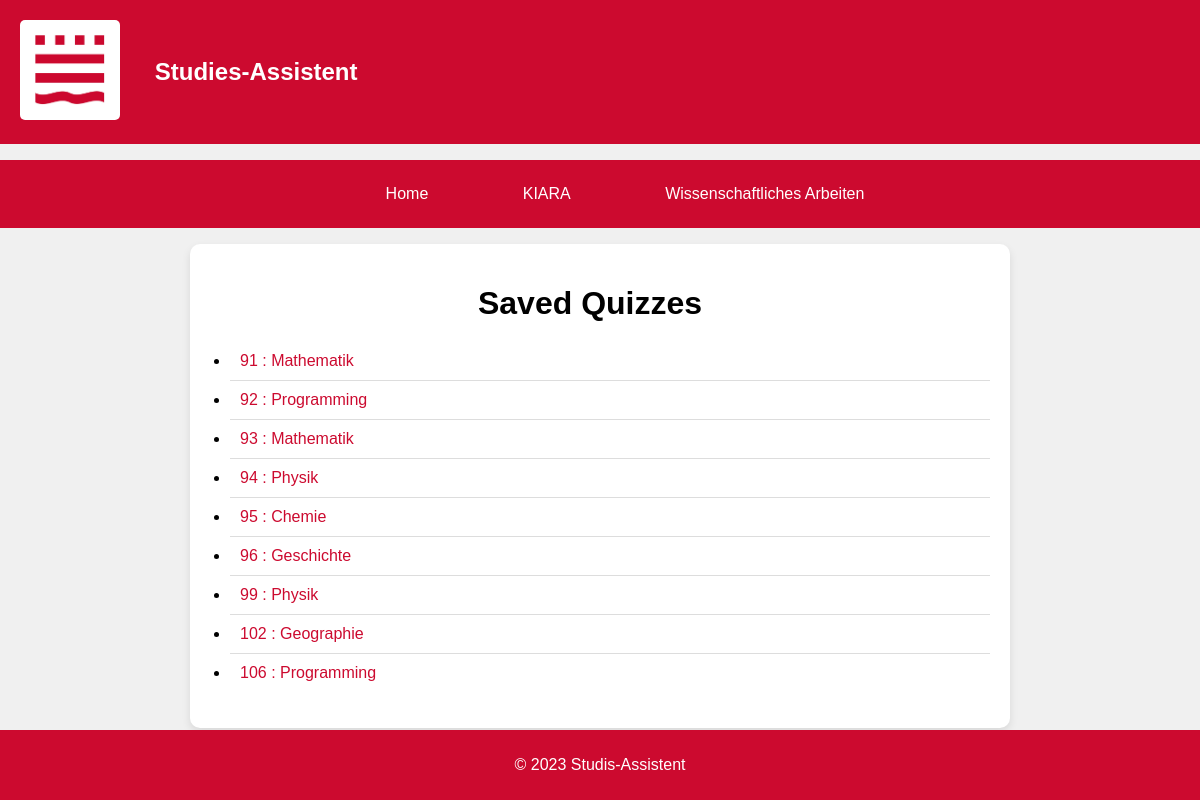
The app's page /saved_quizzes/ with its own data.
### quizzes/models.py (models this page shows, shortened)
class Quiz(models.Model):
    category = models.CharField(max_length=100)

### quizzes/views.py (the view)
# urls.py: path('saved_quizzes/', views.saved_quizzes, name='saved_quizzes'),
def saved_quizzes(request):
    quizzes = Quiz.objects.all()
    return render(request, 'quizzes/saved_quizzes.html', {'quizzes': quizzes})

### quizzes/templates/quizzes/saved_quizzes.html (shortened to what this page needs)
<!DOCTYPE html>
{% load static %}
<html lang="en">
<head>
    <link rel="stylesheet" href="{% static 'quizzes/css/styles.css' %}">
    <link rel="stylesheet" href="{% static 'quizzes/css/saved_quizzes.css' %}">
</head>
<body>
{% include 'quizzes/header.html' %}
{% include 'quizzes/navbar.html' %}
<div class="saved-quizzes">
    <h1>Saved Quizzes</h1>
    <ul>
        {% for quiz in quizzes %}
        <li>
            <a href="{% url 'view_quiz' quiz.id %}">{{quiz.id}} : {{ quiz.category }}</a>
        </li>
        {% empty %}
        <li>No saved quizzes yet.</li>
        {% endfor %}
    </ul>
</div>
{% include 'quizzes/footer.html' %}
</body>
</html>

### quizzes/templates/quizzes/header.html (shortened to what this page needs)
 <header>
{% load static %}
        <a href="index.html">
            <div class="logo">
                <a href="{% url 'index' %}">
                <img src="{% static 'quizzes/logo.jpg' %}" alt="Studis-Assistent Logo">
                    </a>
            </div>
        </a>
        <div class="site-name">
            <h1>Studies-Assistent</h1>
        </div>
    </header>

### quizzes/templates/quizzes/navbar.html (shortened to what this page needs)
 <nav class="mobile-menu">
        <ul>
            <li><a href="{% url 'index' %}">Home</a></li>
            <li><a href="{% url 'helfer' %}">KIARA</a></li>
            <li class="dropdown">
                <a class="dropbtn">Wissenschaftliches Arbeiten</a>
            </li>
        </ul>
    </nav>

### quizzes/templates/quizzes/footer.html
  <footer>
        <p>&copy; 2023 Studis-Assistent</p>
  </footer>

### quizzes/static/quizzes/css/styles.css (style rules this page uses)
body { margin: 0; padding: 0; font-family: Arial, sans-serif; background-color: #f0f0f0; }
header { background-color: #CC0A2F; color: #fff; display: flex; align-items: center; padding: 20px; }
.logo img { max-width: 100px; border-radius: 5px; }
.site-name { text-align: left; margin-left: 3%; }
.site-name h1 { margin: 0; font-size: 1.5rem; }
nav { background-color: #CC0A2F; color: #fff; text-align: center; }
nav ul { list-style-type: none; padding: 25px; }
nav li { display: inline; margin: 0 20px; }
nav a { text-decoration: none; color: #fff; margin-left: 50px; transition: background-color 0.3s; }
.dropdown { position: relative; display: inline-block; }
footer { background-color: #CC0A2F; color: #fff; text-align: center; padding: 10px 0; position: fixed; bottom: 0; width: 100%; }

### quizzes/static/quizzes/css/saved_quizzes.css (style rules this page uses)
.saved-quizzes { max-width: 800px; margin: 0 auto; padding: 20px; background-color: #fff; border-radius: 10px; box-shadow: 0 4px 8px rgba(0, 0, 0, 0.1); list-style: none; padding-left: 0; }
.saved-quizzes h1 { text-align: center; margin-bottom: 20px; }
.saved-quizzes li { padding: 10px; border-bottom: 1px solid #ddd; }
.saved-quizzes li:last-child { border-bottom: none; }
.saved-quizzes a { color: #CC0A2F; text-decoration: none; display: block; }

### records on screen
Quiz: id "91", category "Mathematik"
Quiz: id "92", category "Programming"
Quiz: id "93", category "Mathematik"
Quiz: id "94", category "Physik"
Quiz: id "95", category "Chemie"
Quiz: id "96", category "Geschichte"
Quiz: id "99", category "Physik"
Quiz: id "102", category "Geographie"
Quiz: id "106", category "Programming"
